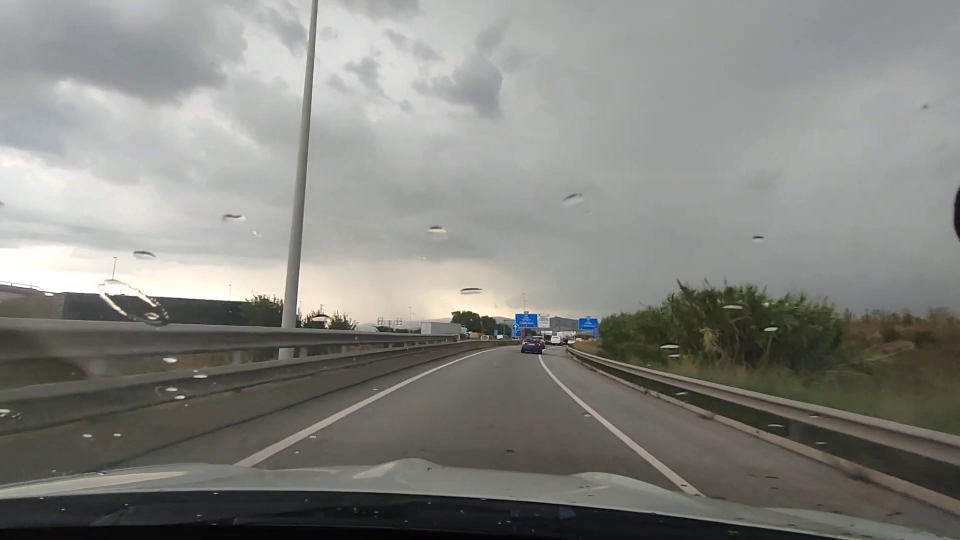
#> input picture frames/1.jpg, 1920 x 1080 px, given in place of broggi.jpg, which was not available (shown at 1/2 size)
$ python colorange_detector.py
#> lines starting #> are read from the running program, lines starting #| are printed output that depends on the picture; after the words box and inside, x2 and y2 are one past the last pixel; in counts of white or black regions, pixels touching at a corner belong together; pictures that were not available may be replaced by others from this repository, and a replacement may not be noted
import cv2
import numpy as np

def nothing(x):
    pass

#cap = cv2.VideoCapture(0)

broggi = cv2.imread('Imatges/broggi.jpg',cv2.IMREAD_UNCHANGED)
#> broggi is the input picture: shape (1080, 1920, 3); mean B, G, R 128.1, 133, 133.1
broggigrey = cv2.cvtColor(broggi,cv2.COLOR_BGR2GRAY)
cv2.imwrite("Imatges/broggigrey.jpg",broggigrey)

frame = cv2.imread('_blur.jpg',cv2.IMREAD_UNCHANGED)
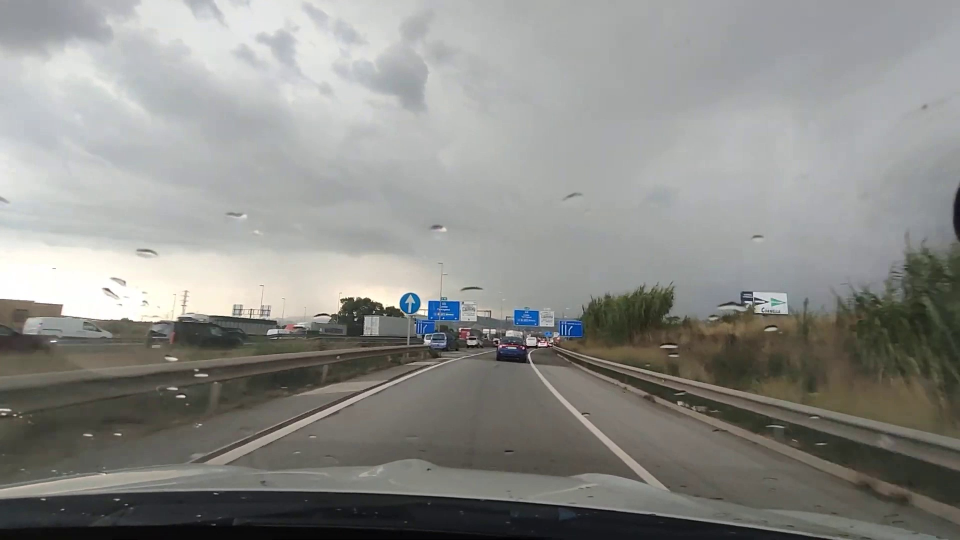
#> input picture frames/2.jpg, 1920 x 1080 px, given in place of _blur.jpg, which was not available (shown at 1/2 size)
#> frame is the input picture: shape (1080, 1920, 3); mean B, G, R 136.4, 140.1, 140
blur = cv2.GaussianBlur(frame, (3,3), 0)
blur2 = cv2.medianBlur(frame, 11)
#cv2.imwrite("dd.jpg",blur2)
hsv_frame = cv2.cvtColor(frame, cv2.COLOR_BGR2HSV)
#> hsv_frame: shape (1080, 1920, 3); mean H, S, V 59.1, 21.4, 142.9
cv2.imwrite("dd.jpg",hsv_frame)
gray_frame = cv2.cvtColor(frame,cv2.COLOR_BGR2GRAY)
blue_thresh = cv2.adaptiveThreshold(gray_frame, 255, cv2.ADAPTIVE_THRESH_GAUSSIAN_C, cv2.THRESH_BINARY,11,12)
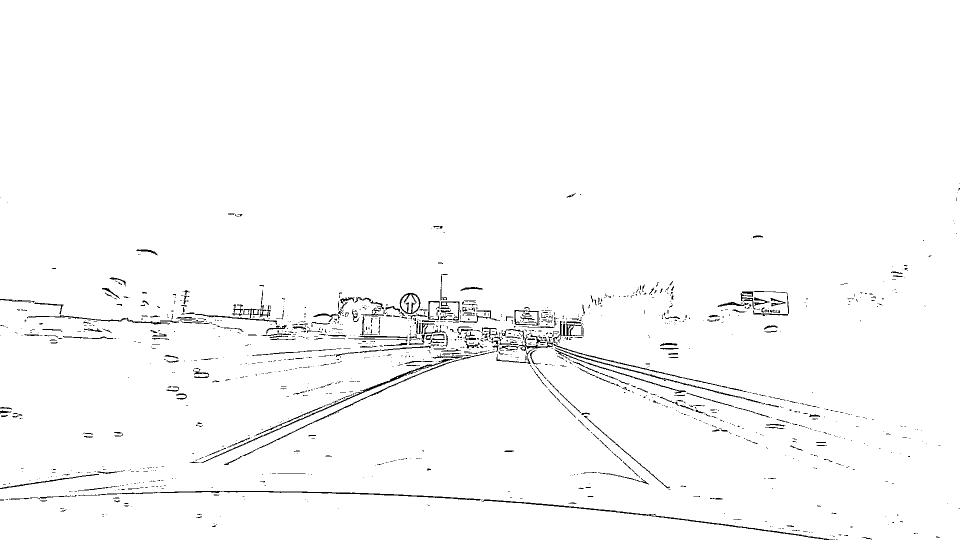
#> blue_thresh: shape (1080, 1920) (shown at 1/2 size); 98.2% white; black in thin lines or dots, all inside (x1, y1, x2, y2) = (0, 367, 1920, 1080)
cv2.namedWindow("Trackbars")
cv2.createTrackbar("L - H", "Trackbars", 0, 255, nothing)
#> slider 'L - H' is set to 51
cv2.createTrackbar("L - S", "Trackbars", 0, 255, nothing)
#> slider 'L - S' is set to 51
cv2.createTrackbar("L - V", "Trackbars", 0, 255, nothing)
#> slider 'L - V' is set to 51
cv2.createTrackbar("U - H", "Trackbars", 0, 255, nothing)
#> slider 'U - H' is set to 255
cv2.createTrackbar("U - S", "Trackbars", 0, 255, nothing)
#> slider 'U - S' is set to 255
cv2.createTrackbar("U - V", "Trackbars", 0, 255, nothing)
#> slider 'U - V' is set to 255
while True:
    #_, frame = cap.read()
    hsv = cv2.cvtColor(blur2, cv2.COLOR_BGR2HSV)
#> hsv: shape (1080, 1920, 3); mean H, S, V 59.6, 21.1, 142.8

    l_h = cv2.getTrackbarPos("L - H", "Trackbars")
    l_s = cv2.getTrackbarPos("L - S", "Trackbars")
    l_v = cv2.getTrackbarPos("L - V", "Trackbars")
    u_h = cv2.getTrackbarPos("U - H", "Trackbars")
    u_s = cv2.getTrackbarPos("U - S", "Trackbars")
    u_v = cv2.getTrackbarPos("U - V", "Trackbars")

    lower_blue = np.array([l_h, l_s, l_v])
    upper_blue = np.array([u_h, u_s, u_v])
    mask = cv2.inRange(hsv, lower_blue, upper_blue)
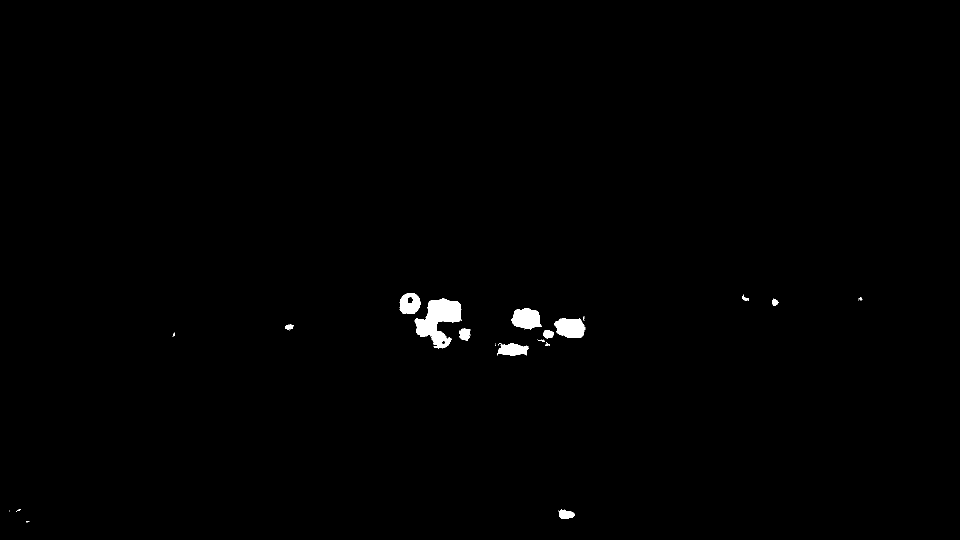
#> mask: shape (1080, 1920) (shown at 1/2 size); 0.61% white; 35 white regions (21 under 20 px), largest, box (x1, y1, x2, y2) and area: (829, 597, 924, 697) 4894, (1108, 636, 1171, 676) 1910, (1023, 616, 1084, 659) 1894

    result = cv2.bitwise_and(frame, frame, mask=mask)

    cv2.imshow("mask", mask)
    cv2.waitKey(1)

cap.release()
